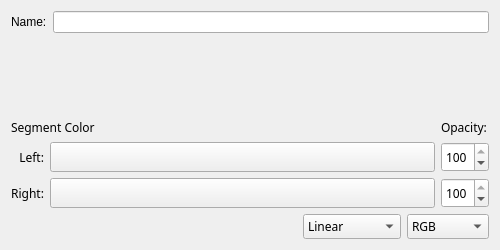
<?xml version="1.0" encoding="UTF-8"?>
<ui version="4.0">
 <class>KisWdgAutogradient</class>
 <widget class="QWidget" name="KisWdgAutogradient">
  <property name="geometry">
   <rect>
    <x>0</x>
    <y>0</y>
    <width>500</width>
    <height>250</height>
   </rect>
  </property>
  <property name="minimumSize">
   <size>
    <width>500</width>
    <height>250</height>
   </size>
  </property>
  <layout class="QVBoxLayout" name="verticalLayout">
   <item>
    <layout class="QHBoxLayout" name="horizontalLayout">
     <item>
      <widget class="QLabel" name="label">
       <property name="text">
        <string>Name:</string>
       </property>
      </widget>
     </item>
     <item>
      <widget class="QLineEdit" name="nameedit"/>
     </item>
    </layout>
   </item>
   <item>
    <widget class="KisGradientSliderWidget" name="gradientSlider" native="true">
     <property name="sizePolicy">
      <sizepolicy hsizetype="Expanding" vsizetype="Expanding">
       <horstretch>0</horstretch>
       <verstretch>1</verstretch>
      </sizepolicy>
     </property>
     <property name="focusPolicy">
      <enum>Qt::ClickFocus</enum>
     </property>
    </widget>
   </item>
   <item>
    <layout class="QGridLayout" name="gridLayout">
     <item row="0" column="0" colspan="2">
      <widget class="QLabel" name="textLabel1">
       <property name="font">
        <font>
         <family>Sans Serif</family>
         <pointsize>9</pointsize>
         <weight>50</weight>
         <italic>false</italic>
         <bold>false</bold>
         <underline>false</underline>
         <strikeout>false</strikeout>
        </font>
       </property>
       <property name="text">
        <string>Segment Color</string>
       </property>
      </widget>
     </item>
     <item row="0" column="2">
      <widget class="QLabel" name="textLabel2">
       <property name="font">
        <font>
         <family>Sans Serif</family>
         <pointsize>9</pointsize>
         <weight>50</weight>
         <italic>false</italic>
         <bold>false</bold>
         <underline>false</underline>
         <strikeout>false</strikeout>
        </font>
       </property>
       <property name="text">
        <string>Opacity:</string>
       </property>
      </widget>
     </item>
     <item row="1" column="0">
      <widget class="QLabel" name="labelLeftColor">
       <property name="font">
        <font>
         <family>Sans Serif</family>
         <pointsize>9</pointsize>
         <weight>50</weight>
         <italic>false</italic>
         <bold>false</bold>
         <underline>false</underline>
         <strikeout>false</strikeout>
        </font>
       </property>
       <property name="text">
        <string>Left:</string>
       </property>
       <property name="alignment">
        <set>Qt::AlignRight|Qt::AlignTrailing|Qt::AlignVCenter</set>
       </property>
      </widget>
     </item>
     <item row="1" column="1">
      <widget class="KisColorButton" name="leftColorButton">
       <property name="sizePolicy">
        <sizepolicy hsizetype="MinimumExpanding" vsizetype="Preferred">
         <horstretch>0</horstretch>
         <verstretch>0</verstretch>
        </sizepolicy>
       </property>
       <property name="minimumSize">
        <size>
         <width>0</width>
         <height>30</height>
        </size>
       </property>
       <property name="font">
        <font>
         <family>Sans Serif</family>
         <pointsize>9</pointsize>
         <weight>50</weight>
         <italic>false</italic>
         <bold>false</bold>
         <underline>false</underline>
         <strikeout>false</strikeout>
        </font>
       </property>
       <property name="focusPolicy">
        <enum>Qt::ClickFocus</enum>
       </property>
      </widget>
     </item>
     <item row="1" column="2">
      <widget class="KisIntParseSpinBox" name="intNumInputLeftOpacity">
       <property name="sizePolicy">
        <sizepolicy hsizetype="Minimum" vsizetype="Preferred">
         <horstretch>0</horstretch>
         <verstretch>0</verstretch>
        </sizepolicy>
       </property>
       <property name="font">
        <font>
         <family>Sans Serif</family>
         <pointsize>9</pointsize>
         <weight>50</weight>
         <italic>false</italic>
         <bold>false</bold>
         <underline>false</underline>
         <strikeout>false</strikeout>
        </font>
       </property>
       <property name="focusPolicy">
        <enum>Qt::ClickFocus</enum>
       </property>
       <property name="maximum">
        <number>100</number>
       </property>
       <property name="value">
        <number>100</number>
       </property>
      </widget>
     </item>
     <item row="2" column="0">
      <widget class="QLabel" name="labelRightColor">
       <property name="font">
        <font>
         <family>Sans Serif</family>
         <pointsize>9</pointsize>
         <weight>50</weight>
         <italic>false</italic>
         <bold>false</bold>
         <underline>false</underline>
         <strikeout>false</strikeout>
        </font>
       </property>
       <property name="text">
        <string>Right:</string>
       </property>
       <property name="alignment">
        <set>Qt::AlignRight|Qt::AlignTrailing|Qt::AlignVCenter</set>
       </property>
      </widget>
     </item>
     <item row="2" column="1">
      <widget class="KisColorButton" name="rightColorButton">
       <property name="sizePolicy">
        <sizepolicy hsizetype="MinimumExpanding" vsizetype="Preferred">
         <horstretch>0</horstretch>
         <verstretch>0</verstretch>
        </sizepolicy>
       </property>
       <property name="minimumSize">
        <size>
         <width>0</width>
         <height>30</height>
        </size>
       </property>
       <property name="font">
        <font>
         <family>Sans Serif</family>
         <pointsize>9</pointsize>
         <weight>50</weight>
         <italic>false</italic>
         <bold>false</bold>
         <underline>false</underline>
         <strikeout>false</strikeout>
        </font>
       </property>
       <property name="focusPolicy">
        <enum>Qt::ClickFocus</enum>
       </property>
      </widget>
     </item>
     <item row="2" column="2">
      <widget class="KisIntParseSpinBox" name="intNumInputRightOpacity">
       <property name="sizePolicy">
        <sizepolicy hsizetype="Minimum" vsizetype="Ignored">
         <horstretch>0</horstretch>
         <verstretch>0</verstretch>
        </sizepolicy>
       </property>
       <property name="font">
        <font>
         <family>Sans Serif</family>
         <pointsize>9</pointsize>
         <weight>50</weight>
         <italic>false</italic>
         <bold>false</bold>
         <underline>false</underline>
         <strikeout>false</strikeout>
        </font>
       </property>
       <property name="focusPolicy">
        <enum>Qt::ClickFocus</enum>
       </property>
       <property name="maximum">
        <number>100</number>
       </property>
       <property name="value">
        <number>100</number>
       </property>
      </widget>
     </item>
    </layout>
   </item>
   <item>
    <layout class="QHBoxLayout">
     <property name="leftMargin">
      <number>0</number>
     </property>
     <property name="topMargin">
      <number>0</number>
     </property>
     <property name="rightMargin">
      <number>0</number>
     </property>
     <property name="bottomMargin">
      <number>0</number>
     </property>
     <item>
      <spacer name="horizontalSpacer">
       <property name="orientation">
        <enum>Qt::Horizontal</enum>
       </property>
       <property name="sizeHint" stdset="0">
        <size>
         <width>40</width>
         <height>20</height>
        </size>
       </property>
      </spacer>
     </item>
     <item>
      <widget class="QComboBox" name="comboBoxInterpolationType">
       <property name="font">
        <font>
         <family>Sans Serif</family>
         <pointsize>9</pointsize>
         <weight>50</weight>
         <italic>false</italic>
         <bold>false</bold>
         <underline>false</underline>
         <strikeout>false</strikeout>
        </font>
       </property>
       <property name="focusPolicy">
        <enum>Qt::ClickFocus</enum>
       </property>
       <item>
        <property name="text">
         <string>Linear</string>
        </property>
       </item>
       <item>
        <property name="text">
         <string>Curved</string>
        </property>
       </item>
       <item>
        <property name="text">
         <string>Sine</string>
        </property>
       </item>
       <item>
        <property name="text">
         <string>Sphere Inc.</string>
        </property>
       </item>
       <item>
        <property name="text">
         <string>Sphere Dec.</string>
        </property>
       </item>
      </widget>
     </item>
     <item>
      <widget class="QComboBox" name="comboBoxColorInterpolationType">
       <property name="font">
        <font>
         <family>Sans Serif</family>
         <pointsize>9</pointsize>
         <weight>50</weight>
         <italic>false</italic>
         <bold>false</bold>
         <underline>false</underline>
         <strikeout>false</strikeout>
        </font>
       </property>
       <property name="focusPolicy">
        <enum>Qt::ClickFocus</enum>
       </property>
       <item>
        <property name="text">
         <string>RGB</string>
        </property>
       </item>
       <item>
        <property name="text">
         <string>HSV CW</string>
        </property>
       </item>
       <item>
        <property name="text">
         <string>HSV CCW</string>
        </property>
       </item>
      </widget>
     </item>
    </layout>
   </item>
  </layout>
 </widget>
 <customwidgets>
  <customwidget>
   <class>KisIntParseSpinBox</class>
   <extends>QSpinBox</extends>
   <header>kis_int_parse_spin_box.h</header>
  </customwidget>
  <customwidget>
   <class>KisColorButton</class>
   <extends>QPushButton</extends>
   <header>kis_color_button.h</header>
  </customwidget>
  <customwidget>
   <class>KisGradientSliderWidget</class>
   <extends></extends>
   <header>widgets/kis_gradient_slider_widget.h</header>
  </customwidget>
 </customwidgets>
 <resources/>
 <connections/>
</ui>
